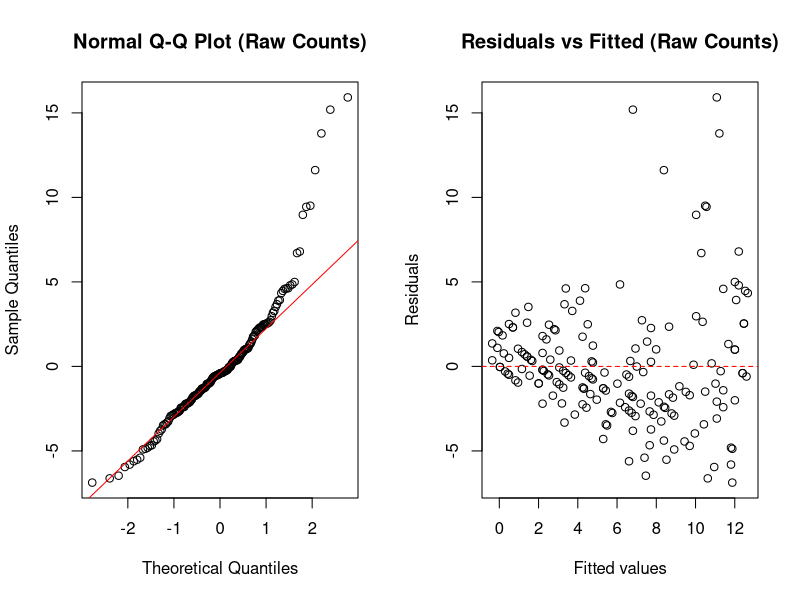
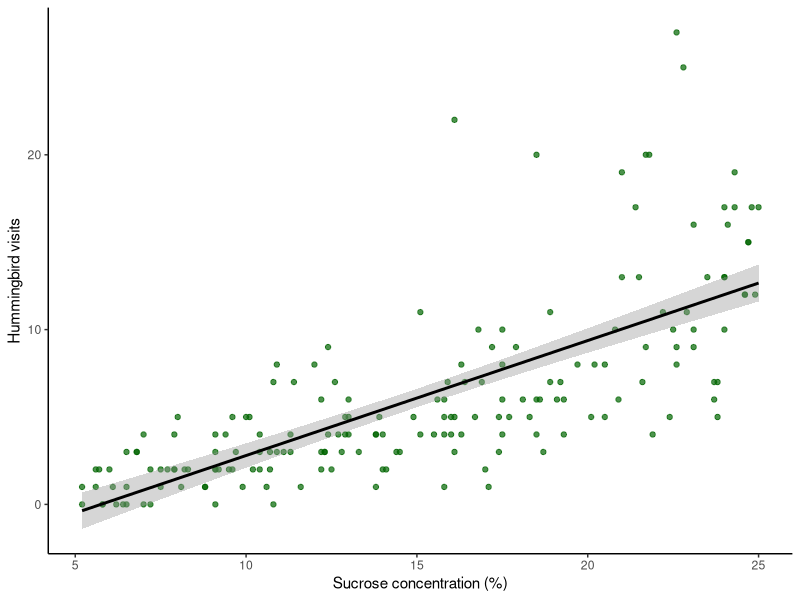
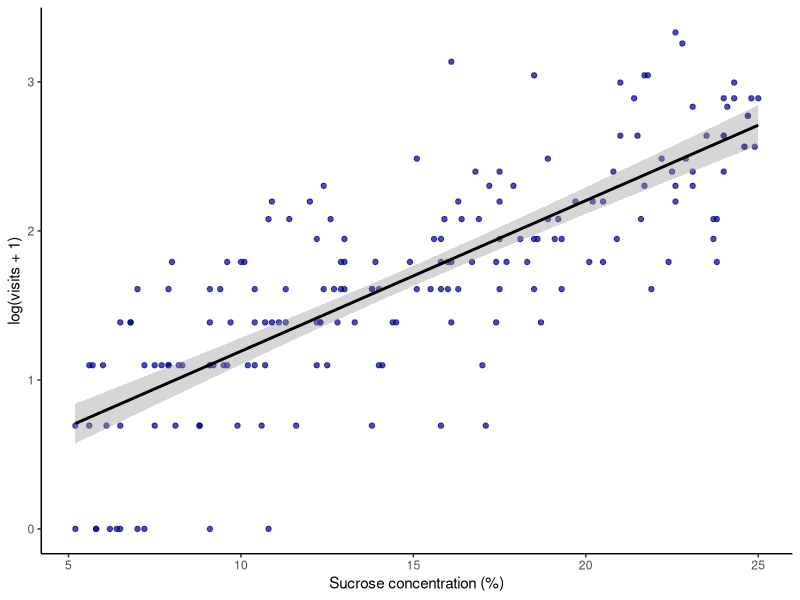
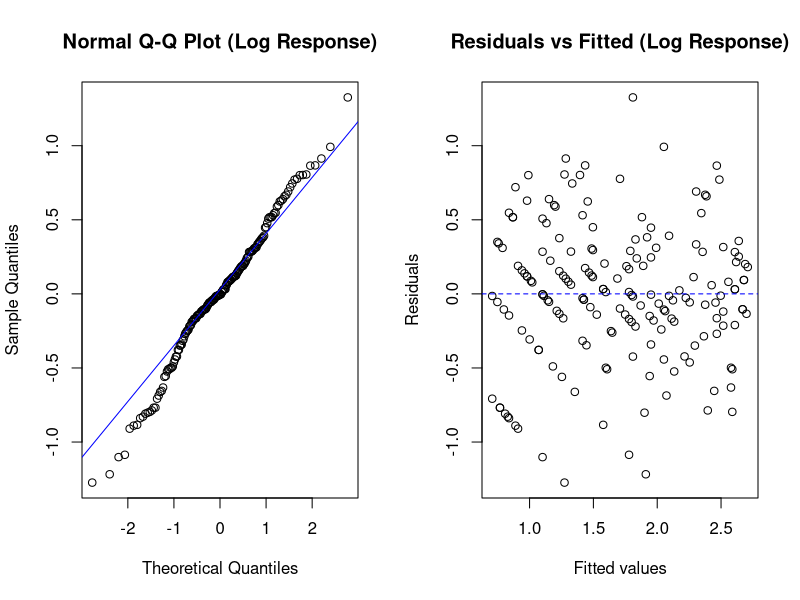
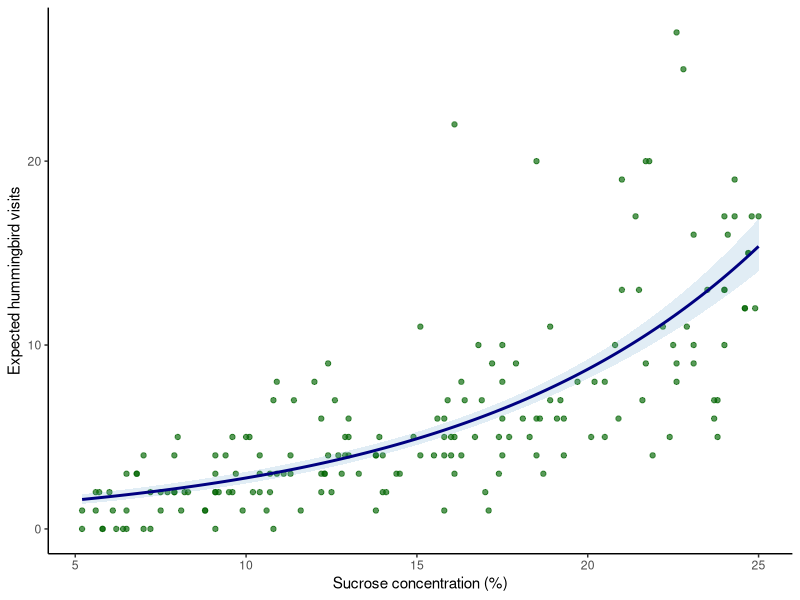

Here is the R script that generated these plots, in order:
## ---- chunk 1
library(car)
library(ggplot2)
## ---- chunk 2
poisson_data <- read.csv("poisson_dataset.csv")

poisson_data$feeder_color <- as.factor(poisson_data$feeder_color)
poisson_data$site <- as.factor(poisson_data$site)

str(poisson_data)
summary(poisson_data)
## ---- chunk 3
wrong_model <- lm(visits ~ sucrose_pct, data = poisson_data)
summary(wrong_model)
## ---- chunk 4
par(mfrow = c(1, 2))

qqnorm(resid(wrong_model), main = "Normal Q-Q Plot (Raw Counts)")
qqline(resid(wrong_model), col = "red")

plot(
  fitted(wrong_model), resid(wrong_model),
  xlab = "Fitted values", ylab = "Residuals",
  main = "Residuals vs Fitted (Raw Counts)"
)
abline(h = 0, col = "red", lty = 2)

par(mfrow = c(1, 1))
## ---- chunk 5
ggplot(poisson_data, aes(x = sucrose_pct, y = visits)) +
  geom_point(alpha = 0.7, color = "darkgreen") +
  stat_smooth(method = "lm", formula = y ~ x, se = TRUE, color = "black") +
  theme_classic() +
  labs(
    x = "Sucrose concentration (%)",
    y = "Hummingbird visits"
  )
## ---- chunk 6
poisson_data$log_visits <- log(poisson_data$visits + 1)

ggplot(poisson_data, aes(x = sucrose_pct, y = log_visits)) +
  geom_point(alpha = 0.7, color = "darkblue") +
  stat_smooth(method = "lm", formula = y ~ x, se = TRUE, color = "black") +
  theme_classic() +
  labs(
    x = "Sucrose concentration (%)",
    y = "log(visits + 1)"
  )
## ---- chunk 7
log_model <- lm(log_visits ~ sucrose_pct, data = poisson_data)
summary(log_model)
## ---- chunk 8
par(mfrow = c(1, 2))

qqnorm(resid(log_model), main = "Normal Q-Q Plot (Log Response)")
qqline(resid(log_model), col = "blue")

plot(
  fitted(log_model), resid(log_model),
  xlab = "Fitted values", ylab = "Residuals",
  main = "Residuals vs Fitted (Log Response)"
)
abline(h = 0, col = "blue", lty = 2)

par(mfrow = c(1, 1))
## ---- chunk 9
poisson_model <- glm(
  visits ~ sucrose_pct,
  family = poisson(link = "log"),
  data = poisson_data
)

summary(poisson_model)
## ---- chunk 10
coef(summary(log_model))
coef(summary(poisson_model))
## ---- chunk 11
Anova(poisson_model, type = "II")
## ---- chunk 12
new_data <- data.frame(
  sucrose_pct = seq(
    min(poisson_data$sucrose_pct),
    max(poisson_data$sucrose_pct),
    length.out = 200
  )
)

pred_link <- predict(poisson_model, newdata = new_data, type = "link", se.fit = TRUE)

new_data$fit <- exp(pred_link$fit)
new_data$lwr <- exp(pred_link$fit - 1.96 * pred_link$se.fit)
new_data$upr <- exp(pred_link$fit + 1.96 * pred_link$se.fit)
## ---- chunk 13
ggplot(poisson_data, aes(x = sucrose_pct, y = visits)) +
  geom_point(alpha = 0.65, color = "darkgreen") +
  geom_ribbon(
    data = new_data,
    aes(x = sucrose_pct, y = fit, ymin = lwr, ymax = upr),
    inherit.aes = FALSE,
    alpha = 0.2,
    fill = "skyblue3"
  ) +
  geom_line(
    data = new_data,
    aes(x = sucrose_pct, y = fit),
    inherit.aes = FALSE,
    color = "navy",
    linewidth = 1
  ) +
  theme_classic() +
  labs(
    x = "Sucrose concentration (%)",
    y = "Expected hummingbird visits"
  )
